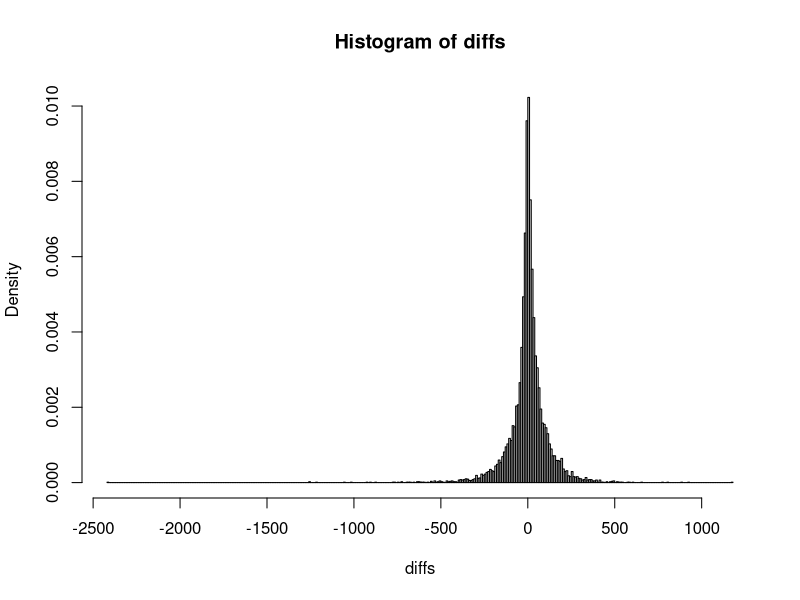
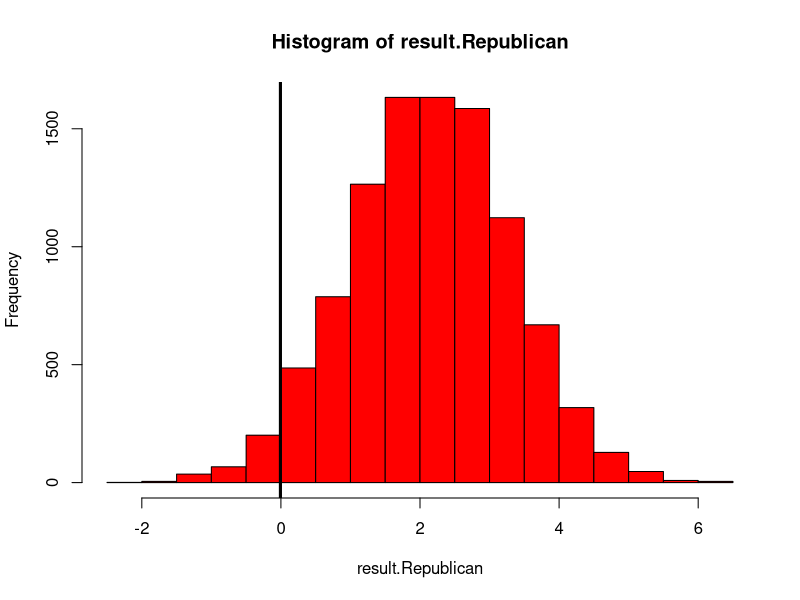
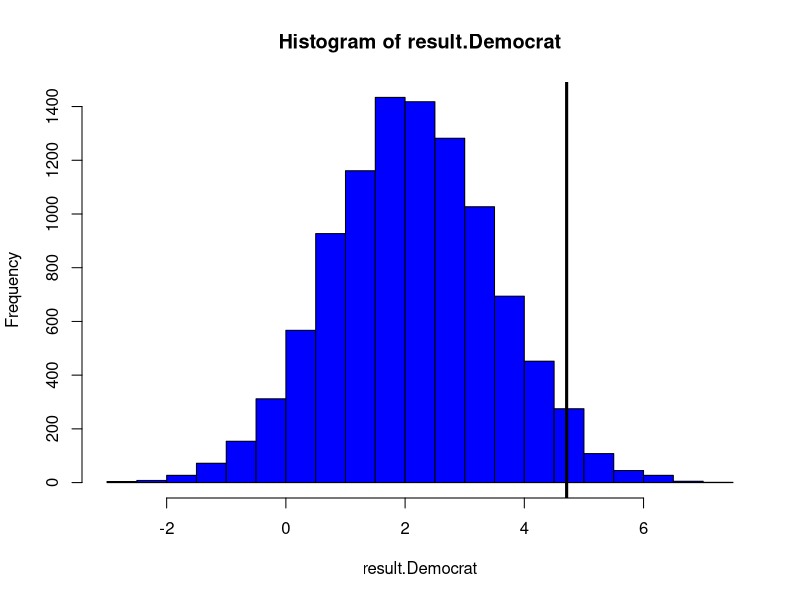
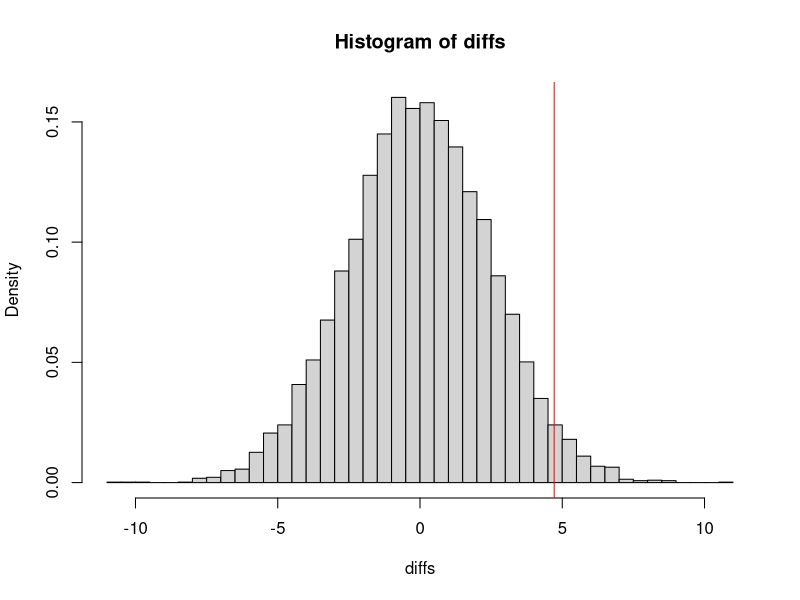

R code for these plots, in order:
#This is where our main code for our project will go!
DJI <- read.csv("DJI.csv"); head(DJI)

#Create 'Regime' Categories (Regan, Bush, etc.)
DJI["Regime"] <- "None" #Set blank column

#Set the dates for each regime
#Each 'term' is denoted from inaugaration day 
#to the day before the next regime's inaugaration day
dates <- sapply(DJI["Date"], function(x) as.Date(x)) #Convert CSV date character objects 
#to date objects
DJI[dates < as.Date("1989-01-20"), "Regime"] <- "RR"
DJI[dates >= as.Date("1989-01-20") & dates < as.Date("1993-01-20"), "Regime"] <- "GHWB"
DJI[dates >= as.Date("1993-01-20") & dates < as.Date("2001-01-20"), "Regime"] <- "BC"
DJI[dates >= as.Date("2001-01-20") & dates < as.Date("2009-01-20"), "Regime"] <- "GWB"
DJI[dates >= as.Date("2009-01-20") & dates < as.Date("2017-01-20"), "Regime"] <- "BO"
DJI[dates >= as.Date("2017-01-20"), "Regime"] <- "DJT"

#Create a binary category for the political party in control of the White House 
#(Republican = 1, Democrat = 0)
Republican <- (DJI$Regime == "RR") | (DJI$Regime == "GHWB") | (DJI$Regime == "GWB") | (DJI$Regime == "DJT")
DJI <- data.frame(DJI, Republican); head(DJI); sum(Republican); mean(Republican)

#Create a binary category for expansion vs recession year
DJI["Recession"] <- FALSE

#Extract years from date column
DJI.year <- format(as.Date(DJI$Date),"%Y")

#Set the dates
DJI[DJI.year == 1980, "Recession"] <- TRUE
DJI[DJI.year >= 1981 | DJI.year  <= 1981, "Recession"] <- TRUE
DJI[DJI.year >= 1990 | DJI.year  <= 1991, "Recession"] <- TRUE
DJI[DJI.year == 2001, "Recession"] <- TRUE
DJI[DJI.year >= 2007 | DJI.year <= 2009, "Recession"] <- TRUE
DJI[DJI.year >= 2020, "Recession"] <- TRUE

#Set up indices for permutation test by party and president 
index.Republican <- DJI$Republican ; sum(index.Republican) # 4822, matches
index.RR <- (DJI$Regime == "RR") ; sum(index.RR) # 1005
index.GHWB <- (DJI$Regime == "GHWB") ; sum(index.GHWB) # 1011
index.BC <- (DJI$Regime == "BC") ; sum(index.BC) # 2021
index.GWB <- (DJI$Regime == "GWB") ; sum(index.GWB) # 2009
index.BO <- (DJI$Regime == "BO") ; sum(index.BO) # 2015
index.DJT <- (DJI$Regime == "DJT") ; sum(index.DJT) # 797
dim(DJI) ; sum(c(index.RR, index.GHWB, index.BC, index.GWB, index.BO, index.DJT)) # 8858, matches

# Create vector for difference between daily Open values
Open <- DJI$Open
N <- length(Open) ; diffs <- numeric(N - 1)
for (i in 1:N - 1) {
  diffs[i] <- Open[i + 1] - Open[i]
}
head(diffs) ; length(diffs) ; mean(diffs) ; var(diffs) ; sum(diffs) 
# whopping 13760.49 for variance
hist(diffs, breaks = "fd", prob = TRUE)

chg <- numeric(nrow(DJI))
chg[1] <- 0 ; chg[2:nrow(DJI)] <- diffs; chg <- data.frame(chg)
DJI <- data.frame(DJI,chg); head(DJI)

diffs.Republican <- diffs[index.Republican[-1]]
mu.RepDiffs <- mean(diffs.Republican) # -.006959248
diffs.Democrat <- diffs[!(index.Republican[-1])]
mu.DemDiffs <- mean(diffs.Democrat)
mean(diffs.Democrat) # 4.709857
# The means seem different, but given the large variance, this is doubtful.

#Permutation Test
N <- 10^4; result.Republican <- numeric(N); result.Democrat <- numeric(N)
for (i in 1:N) {
  smpl <- sample(index.Republican[-1], replace = FALSE)
  smpl.Republican <- diffs[smpl]
  smpl.Democrat <- diffs[!smpl]
  result.Republican[i] <- mean(smpl.Republican)
  result.Democrat[i] <- mean(smpl.Democrat)
}

#Republican Result
hist(result.Republican, col = "red")
abline(v = mu.RepDiffs, col = "black", lwd = 3)
mu.result.Republican <- mean(result.Republican) ; mu.result.Republican ; mu.RepDiffs
mean(result.Republican <= mu.RepDiffs) 
#2.88% chance of seeing this statistic thus it is statistically significant.

#Democrat Result
hist(result.Democrat, col = "blue")
abline(v = mu.DemDiffs, col = "black", lwd = 3)
mu.result.Democrat <- mean(result.Democrat) ; mu.result.Democrat ; mu.DemDiffs
mean(result.Democrat >= mu.DemDiffs) 
#2.88% chance. Whoa, both means are equally statistically significant.

#Combined Attempt (I'm not sure if I did this right either! So you guys are welcome to check and delete if wrong)
RepAvg <- sum(DJI$chg*(DJI$Republican == TRUE))/sum(DJI$Republican == TRUE) ; RepAvg
DemAvg <- sum(DJI$chg*(DJI$Republican == FALSE))/sum(DJI$Republican == FALSE) ; DemAvg
Obs <-  DemAvg - RepAvg; Obs

N <- 10^4 #number of simulations
diffs <- numeric(N) #this is the vector that will store our simmulated differences
for (i in 1:N) {
  Rep <- sample(DJI$Republican) #This is our permuted party column
  RepMu <- sum(DJI$chg*(Rep == TRUE))/sum(Rep == TRUE) ; RepMu
  DemMu <- sum(DJI$chg*(Rep == FALSE))/sum(Rep == FALSE) ; DemMu
  diffs[i] <- DemMu - RepMu
}
mean(diffs) #inspecting that these are indeed close to zero
hist(diffs, breaks = "FD", probability = TRUE)
abline(v = Obs, col = "red")
pvalue <- (sum(diffs >= Obs) + 1)/(N + 1) ; pvalue 
# 2.71% chance that this extreme of an observed difference would arise by chance .

## Contingency table with chi-square test for political party and recession. 
obs.tbl <- table(DJI$Republican,DJI$Recession) ; obs.tbl
sum(!DJI$Recession)
## Can you replicate the previous contingency table by regime instead?
